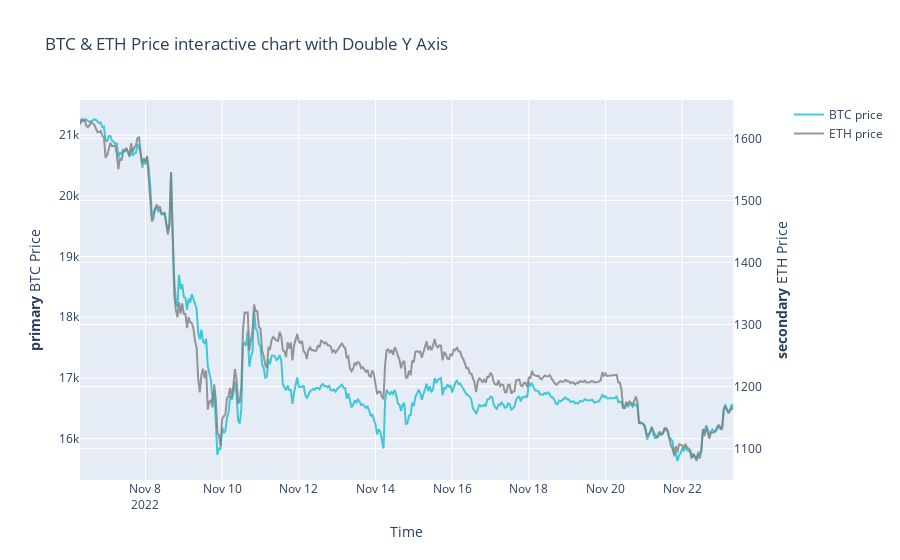

Here is the notebook cell this chart was saved with:
### Code cell
import plotly.graph_objs as go
# from plotly import chart_studio
from plotly.offline import init_notebook_mode, iplot
init_notebook_mode(connected=True)
import plotly
import pandas as pd
import datetime as dt
import chart_studio.plotly as py
# import plotly.plotly as py
import plotly
import pandas as pd
import datetime as dt
import chart_studio.plotly as py
start_date = dt.datetime(2022, 11, 6).timestamp()
end_date = dt.datetime(2022, 11, 23).timestamp()
df1 = pd.read_csv("./data/price_data/BTC_price.csv")
df2 = pd.read_csv("./data/price_data/ETH_price.csv")

df1 = df1[df1['timestamp'] >= start_date]
df1 = df1[df1['timestamp'] <= end_date]
df1['timestamp'] = df1['timestamp'] //3600 * 3600
df1 = df1.groupby('timestamp').mean()
df1 = df1.reset_index()
df1.head()
df2 = df2[df2['timestamp'] >= start_date]
df2 = df2[df2['timestamp'] <= end_date]
df2['timestamp'] = df2['timestamp'] //3600 * 3600
df2 = df2.groupby('timestamp').mean()
df2 = df2.reset_index()
df2.head()


# df.index = pd.to_datetime(df.index, unit='s')
df = df1.merge(df2, on='timestamp')

df.index = pd.to_datetime(df['timestamp'], unit='s')
df.head()

import plotly.graph_objects as go
from plotly.subplots import make_subplots

# Create figure with secondary y-axis
fig = make_subplots(specs=[[{"secondary_y": True}]])
# Add traces
fig.add_trace(go.Scatter(
    x=df.index,
    y=df['close_x'],
    name = "BTC price",
    line = dict(color = '#17BECF'),
    opacity = 0.8
    ),secondary_y=False,)

fig.add_trace( go.Scatter(
    x=df.index,
    y=df['close_y'],
    name = "ETH price",
    line = dict(color = '#7F7F7F'),
    opacity = 0.8
    ),secondary_y=True,)

# Add figure title
fig.update_layout(
    title_text="BTC & ETH Price interactive chart with Double Y Axis"
)

# Set x-axis title
fig.update_xaxes(title_text="Time")

# Set y-axes titles
fig.update_yaxes(title_text="<b>primary</b> BTC Price", secondary_y=False)
fig.update_yaxes(title_text="<b>secondary</b> ETH Price", secondary_y=True)
fig.show()
plotly.offline.plot(fig, filename='./visualization/BTC & ETH Price interactive chart with Double Y Axis.html')

# fig = dict(data=data, layout=layout)
# iplot(fig, filename = "BTC & ETH Price Interactive Chart")
# plotly.offline.plot(fig, filename='Plotly_Stock.html')

### Figure 1 — Plotly figure (JSON) as saved in the notebook; plotly's stock layout.template omitted (floating-point values rounded to 4 significant figures; data arrays with more than 128 entries replaced by an {"elided": "..."} marker saying what was removed)
{"data": [{"line": {"color": "#17BECF"}, "name": "BTC price", "opacity": 0.8, "type": "scatter", "x": {"elided": "410 str values"}, "xaxis": "x", "y": {"elided": "410 float values"}, "yaxis": "y"}, {"line": {"color": "#7F7F7F"}, "name": "ETH price", "opacity": 0.8, "type": "scatter", "x": {"elided": "410 str values"}, "xaxis": "x", "y": {"elided": "410 float values"}, "yaxis": "y2"}], "layout": {"title": {"text": "BTC & ETH Price interactive chart with Double Y Axis"}, "xaxis": {"anchor": "y", "domain": [0, 0.94], "title": {"text": "Time"}}, "yaxis": {"anchor": "x", "domain": [0, 1], "title": {"text": "<b>primary</b> BTC Price"}}, "yaxis2": {"anchor": "x", "overlaying": "y", "side": "right", "title": {"text": "<b>secondary</b> ETH Price"}}}}
